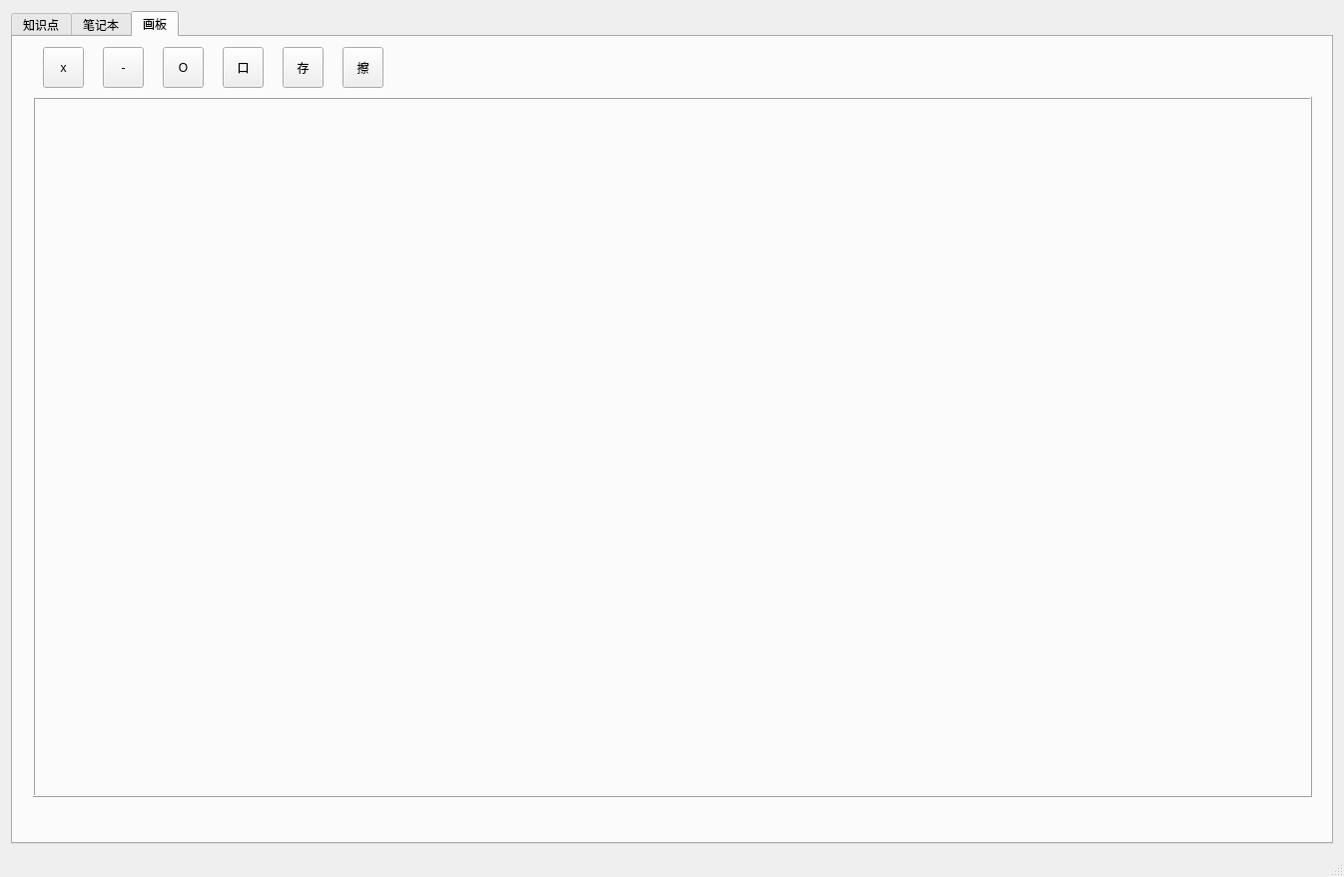
<?xml version="1.0" encoding="UTF-8"?>
<ui version="4.0">
 <class>MainWindow</class>
 <widget class="QMainWindow" name="MainWindow">
  <property name="geometry">
   <rect>
    <x>0</x>
    <y>0</y>
    <width>1346</width>
    <height>878</height>
   </rect>
  </property>
  <property name="windowTitle">
   <string>MainWindow</string>
  </property>
  <widget class="QWidget" name="centralWidget">
   <layout class="QVBoxLayout" name="verticalLayout">
    <item>
     <widget class="QTabWidget" name="tabWidget">
      <property name="enabled">
       <bool>true</bool>
      </property>
      <property name="currentIndex">
       <number>2</number>
      </property>
      <widget class="QWidget" name="tab1">
       <attribute name="title">
        <string>知识点</string>
       </attribute>
       <widget class="QTextEdit" name="tab1_TextEdit">
        <property name="geometry">
         <rect>
          <x>230</x>
          <y>50</y>
          <width>1071</width>
          <height>711</height>
         </rect>
        </property>
       </widget>
       <widget class="QTreeWidget" name="tab1_TreeWidget">
        <property name="geometry">
         <rect>
          <x>20</x>
          <y>50</y>
          <width>181</width>
          <height>381</height>
         </rect>
        </property>
        <column>
         <property name="text">
          <string>目录</string>
         </property>
        </column>
       </widget>
       <widget class="QPushButton" name="tab1_Btn1">
        <property name="geometry">
         <rect>
          <x>50</x>
          <y>450</y>
          <width>111</width>
          <height>31</height>
         </rect>
        </property>
        <property name="text">
         <string>字体</string>
        </property>
       </widget>
       <widget class="QPushButton" name="tab1_Btn2">
        <property name="geometry">
         <rect>
          <x>50</x>
          <y>500</y>
          <width>111</width>
          <height>31</height>
         </rect>
        </property>
        <property name="text">
         <string>颜色 </string>
        </property>
       </widget>
       <widget class="QPushButton" name="tab1_Btn3">
        <property name="geometry">
         <rect>
          <x>50</x>
          <y>550</y>
          <width>111</width>
          <height>31</height>
         </rect>
        </property>
        <property name="text">
         <string>背景</string>
        </property>
       </widget>
       <widget class="QPushButton" name="tab1_Video">
        <property name="geometry">
         <rect>
          <x>1150</x>
          <y>10</y>
          <width>141</width>
          <height>31</height>
         </rect>
        </property>
        <property name="text">
         <string>在线学习</string>
        </property>
       </widget>
      </widget>
      <widget class="QWidget" name="tab2">
       <attribute name="title">
        <string>笔记本</string>
       </attribute>
       <widget class="QTextEdit" name="tab2_TextEdit">
        <property name="geometry">
         <rect>
          <x>60</x>
          <y>50</y>
          <width>1201</width>
          <height>691</height>
         </rect>
        </property>
       </widget>
       <widget class="QPushButton" name="tab2_Btn1">
        <property name="geometry">
         <rect>
          <x>60</x>
          <y>10</y>
          <width>93</width>
          <height>28</height>
         </rect>
        </property>
        <property name="text">
         <string>打开</string>
        </property>
       </widget>
       <widget class="QPushButton" name="tab2_Btn2">
        <property name="geometry">
         <rect>
          <x>180</x>
          <y>10</y>
          <width>93</width>
          <height>28</height>
         </rect>
        </property>
        <property name="text">
         <string>保存</string>
        </property>
       </widget>
       <widget class="QPushButton" name="tab2_Btn3">
        <property name="geometry">
         <rect>
          <x>310</x>
          <y>10</y>
          <width>93</width>
          <height>28</height>
         </rect>
        </property>
        <property name="text">
         <string>字体</string>
        </property>
       </widget>
       <widget class="QPushButton" name="tab2_Btn4">
        <property name="geometry">
         <rect>
          <x>430</x>
          <y>10</y>
          <width>93</width>
          <height>28</height>
         </rect>
        </property>
        <property name="text">
         <string>颜色</string>
        </property>
       </widget>
      </widget>
      <widget class="QWidget" name="tab3">
       <attribute name="title">
        <string>画板</string>
       </attribute>
       <widget class="QToolButton" name="tab3_Btn1">
        <property name="geometry">
         <rect>
          <x>30</x>
          <y>10</y>
          <width>41</width>
          <height>41</height>
         </rect>
        </property>
        <property name="text">
         <string>x</string>
        </property>
       </widget>
       <widget class="QToolButton" name="tab3_Btn2">
        <property name="geometry">
         <rect>
          <x>90</x>
          <y>10</y>
          <width>41</width>
          <height>41</height>
         </rect>
        </property>
        <property name="text">
         <string>-</string>
        </property>
       </widget>
       <widget class="QToolButton" name="tab3_Btn3">
        <property name="geometry">
         <rect>
          <x>150</x>
          <y>10</y>
          <width>41</width>
          <height>41</height>
         </rect>
        </property>
        <property name="text">
         <string>O</string>
        </property>
       </widget>
       <widget class="QToolButton" name="tab3_Btn4">
        <property name="geometry">
         <rect>
          <x>210</x>
          <y>10</y>
          <width>41</width>
          <height>41</height>
         </rect>
        </property>
        <property name="text">
         <string>口</string>
        </property>
       </widget>
       <widget class="QFrame" name="drawingBoard">
        <property name="geometry">
         <rect>
          <x>20</x>
          <y>60</y>
          <width>1281</width>
          <height>701</height>
         </rect>
        </property>
        <property name="contextMenuPolicy">
         <enum>Qt::CustomContextMenu</enum>
        </property>
        <property name="frameShape">
         <enum>QFrame::Box</enum>
        </property>
        <property name="frameShadow">
         <enum>QFrame::Raised</enum>
        </property>
       </widget>
       <widget class="QToolButton" name="tab3_Btn5">
        <property name="geometry">
         <rect>
          <x>270</x>
          <y>10</y>
          <width>41</width>
          <height>41</height>
         </rect>
        </property>
        <property name="text">
         <string>存</string>
        </property>
       </widget>
       <widget class="QToolButton" name="tab3_Btn6">
        <property name="geometry">
         <rect>
          <x>330</x>
          <y>10</y>
          <width>41</width>
          <height>41</height>
         </rect>
        </property>
        <property name="text">
         <string>擦</string>
        </property>
       </widget>
      </widget>
     </widget>
    </item>
   </layout>
  </widget>
  <widget class="QMenuBar" name="menuBar">
   <property name="geometry">
    <rect>
     <x>0</x>
     <y>0</y>
     <width>1346</width>
     <height>26</height>
    </rect>
   </property>
  </widget>
  <widget class="QStatusBar" name="statusBar"/>
 </widget>
 <layoutdefault spacing="6" margin="11"/>
 <resources/>
 <connections/>
</ui>
